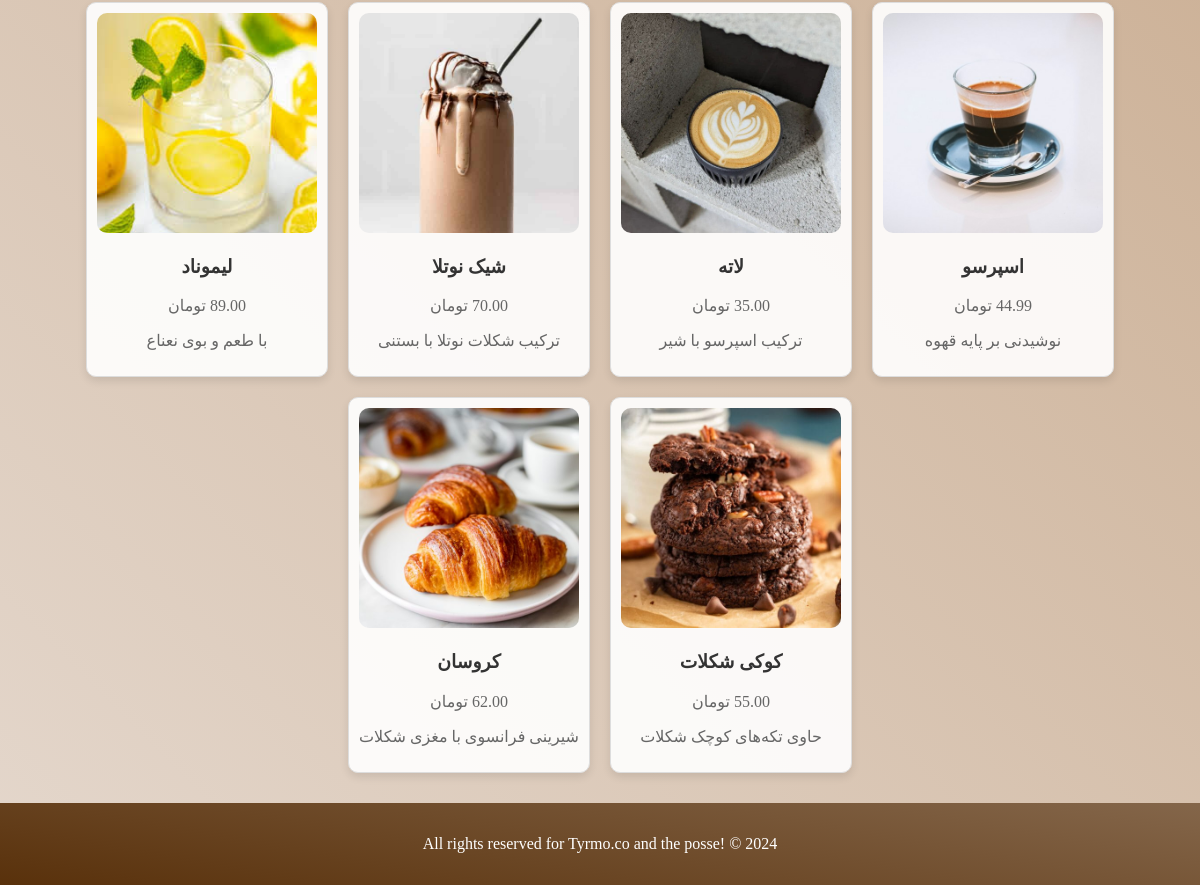
The app's page / (lower part), older data.
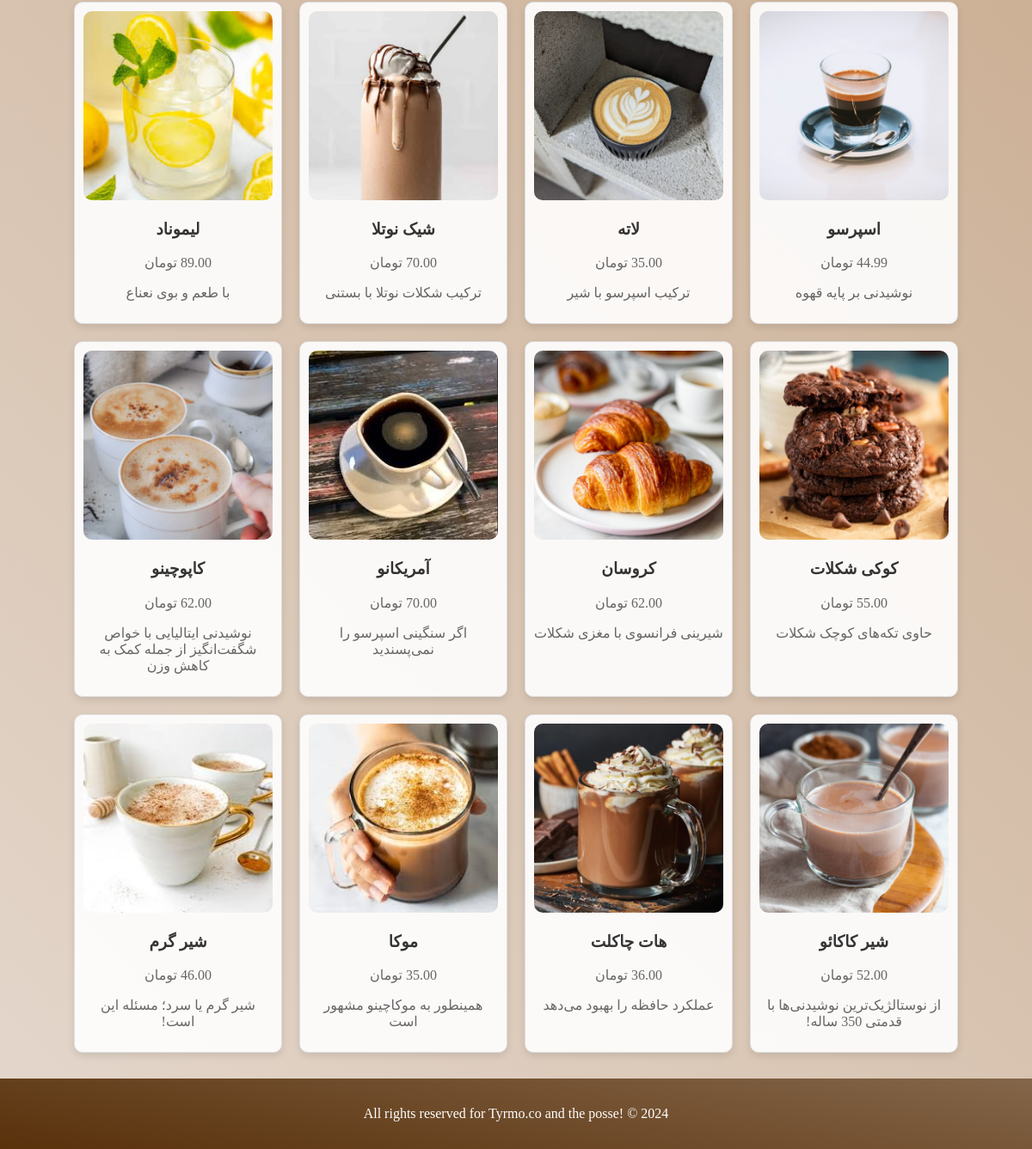
The same page, newer data.
### mainapp/models.py (models this page shows, shortened)
class Product(models.Model):
    CATEGORY_CHOICES = [
        ('hot_drinks', 'نوشیدنی گرم'),
        ('cold_drinks', 'نوشیدنی سرد'),
        ('cakes', 'کیک'),
    ]
    category = models.CharField(_("دسته بندی محصول"),max_length=20, choices=CATEGORY_CHOICES, default='hot_drinks')
    name = models.CharField(_('نام'), max_length=255)
    description = models.CharField( _("توضیحات"), max_length=255, blank=True, null=True)
    price = models.DecimalField(_("قیمت"),default=0, max_digits=10, decimal_places=2, validators=[validators.MinValueValidator(0)])
    timeNeeded = models.IntegerField(_("زمان مورد نیاز"),default=0, validators=[validators.MaxValueValidator(60)])
    coffee = models.PositiveIntegerField(_("قهوه"),default=0)
    milk = models.PositiveIntegerField(_("شیر"),default=0)
    chocolate = models.PositiveIntegerField(_("شکلات"),default=0)
    flour = models.PositiveIntegerField(_("آرد"),default=0)
    sugar = models.PositiveIntegerField(_("شکر"),default=0)
    image = models.ImageField(_("تصویر"),upload_to='products/')
    created_at = models.DateTimeField(auto_now_add=True)
    updated_at = models.DateTimeField(auto_now=True)
    sold_count = models.PositiveBigIntegerField(default=0)

### mainapp/views.py (the view)
# urls.py: path('', views.homepage, name='index'),
def homepage(request):
    top_selling_products = Product.objects.annotate(total_sold=Sum('orderproduct__quantity')).order_by('-total_sold')[:12]
    context = {
        'products': top_selling_products
    }
    return render(request, 'index/index.html',context=context)

### templates/index/index.html (shortened to what this page needs)
{% extends 'base.html' %}
{% load static %}
{% block content %}
<div class="best-selling-products">
    {% for product in products %}
    <div class="product-card">
        <img src="{{ product.image.url }}" alt="{{ product.name }}">
        <h3>{{ product.name }}</h3>
        <p>{{ product.price }} تومان</p>
        <p>{{ product.description }}</p>
    </div>
    {% endfor %}
</div>
<div class="footer">
    <p>All rights reserved for Tyrmo.co and the posse! &copy; 2024</p>
</div>
{% endblock content %}

### templates/base.html (shortened to what this page needs)
<!DOCTYPE html>
<html lang="fa">
<head>
    {% load static %}
    <link rel="stylesheet" href="{% static 'css/homePage.css' %}">
    <link rel="stylesheet" href="https://cdnjs.cloudflare.com/ajax/libs/font-awesome/6.0.0-beta3/css/all.min.css">
</head>
<body>
    {% block content %}
    {% endblock content %}
</body>
</html>

### static/css/homePage.css (style rules this page uses)
* { font-family: Vazirmatn; }
body { margin: 0; padding: 0; direction: rtl; background: linear-gradient(225deg, #c3a282, #e4d7cc); }
.footer { background: linear-gradient(10deg, #59310b, #84664a); color: white; text-align: center; padding: 1rem; }

### templates/index/index.html (style rules this page uses)
.best-selling-products { display: flex; flex-wrap: wrap; justify-content: center; padding: 20px; }
.product-card { background-color: rgba(255, 255, 255, 0.9); border: 1px solid #ddd; border-radius: 10px; box-shadow: 0 4px 8px rgba(0, 0, 0, 0.1); margin: 10px; padding: 10px; text-align: center; width: 220px; transition: transform 0.2s; }
.product-card img { border-radius: 10px; max-width: 100%; height: auto; }
.product-card h3 { color: #333; }
.product-card p { color: #666; }

Row changes from the older to the newer data that the page shows:
added Product: image (picture), name "آمریکانو", price "70.00", description "اگر سنگینی اسپرسو را نمی‌پسندید"
added Product: image (picture), name "کاپوچینو", price "62.00", description "نوشیدنی ایتالیایی با خواص شگفت‌انگیز از جمله کمک به کاهش وزن"
added Product: image (picture), name "شیر کاکائو", price "52.00", description "از نوستالژیک‌ترین نوشیدنی‌ها با قدمتی 350 ساله!"
added Product: image (picture), name "هات چاکلت", price "36.00", description "عملکرد حافظه را بهبود می‌دهد"
added Product: image (picture), name "موکا", price "35.00", description "همینطور به موکاچینو مشهور است"
added Product: image (picture), name "شیر گرم", price "46.00", description "شیر گرم یا سرد؛ مسئله این است!"
